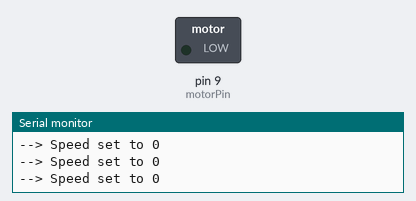
The sketch below on a simulated Arduino Uno, built with avr-gcc and run on an emulated ATmega328P. Shown: switched loads named in the sketch (green lamp = pin HIGH), the last lines printed to the serial monitor.

Above: at 0.1 s.
At 34.8 s:
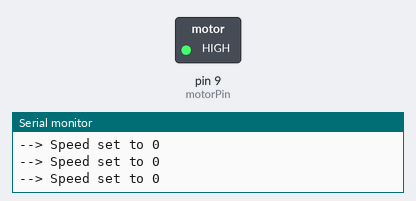
Timing chart, 0 to 40.0 s (numbered marks = the images above):
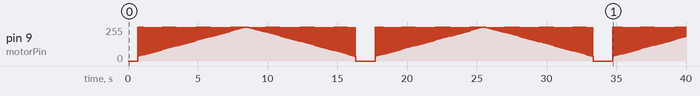

The sketch:

Circuit_12_modified.ino
```cpp
const int motorPin = 9;
const int speedLimits[] = {34, 255, 255};  // Motor stall/min speed, start speed, max speed
const int timeStart = 15;  // Time to get motor moving from rest with start speed voltage

void setup() {
  pinMode(motorPin, OUTPUT);
  Serial.begin(9600);
}

void loop() {
  motorAcceleration();
//     serialSpeed();
}

// Jump-starts the motor and sets it at any speed.
void motorGo(int speedGoal) {

  if (speedGoal <= speedLimits[0]) {
    speedGoal = 0;
  }
  else {
    speedGoal = constrain(speedGoal, speedLimits[0], speedLimits[2]);
    analogWrite(motorPin, speedLimits[1]);  // kickstart motor on
    delay(timeStart);
  }

  analogWrite(motorPin, speedGoal);      // set speed

  Serial.print("--> Speed set to ");     // write about it
  Serial.println(speedGoal);
}

// This function slowly accelerates the motor to full speed, then back down to zero.
void motorAcceleration() {
  int speed;
  int delayTime = 20; // milliseconds between each speed step

  // accelerate the motor
  for(speed = 0; speed <= 255; speed++) {
    motorGo(speed);	// set the new speed
    delay(delayTime);   // delay between speed steps
  }

  // decelerate the motor
  for(speed = 255; speed >= 0; speed--) {
    motorGo(speed);	// set the new speed
    delay(delayTime);   // delay between speed steps
  }
}

// This function will let you type a speed into the serial monitor window. Open the serial
// monitor using the magnifying-glass icon at the top right of the Arduino window. Then
// type your desired speed into the small text entry bar at the top of the window and click
// "Send" or press return. The motor will then operate at that speed. (Valid range 0-255.)
void serialSpeed() {
  int speed;

  Serial.println("Type a speed (0-255) into the box above,");
  Serial.println("then click [send] or press [return]");
  Serial.println();  // Print a blank line

  while(true) {  // loop forever
    // First we check to see if incoming data is available:
    while (Serial.available() > 0) {
      // If it is, we'll use parseInt() to pull out any numbers:
      speed = Serial.parseInt();
      speed = constrain(speed, 0, 255);

      // We'll print out a message to let you know that the number was received:
      Serial.print("Setting speed to ");
      Serial.println(speed);

      motorGo(speed);  // And finally, we'll set the speed of the motor!
    }
  }
}
```
